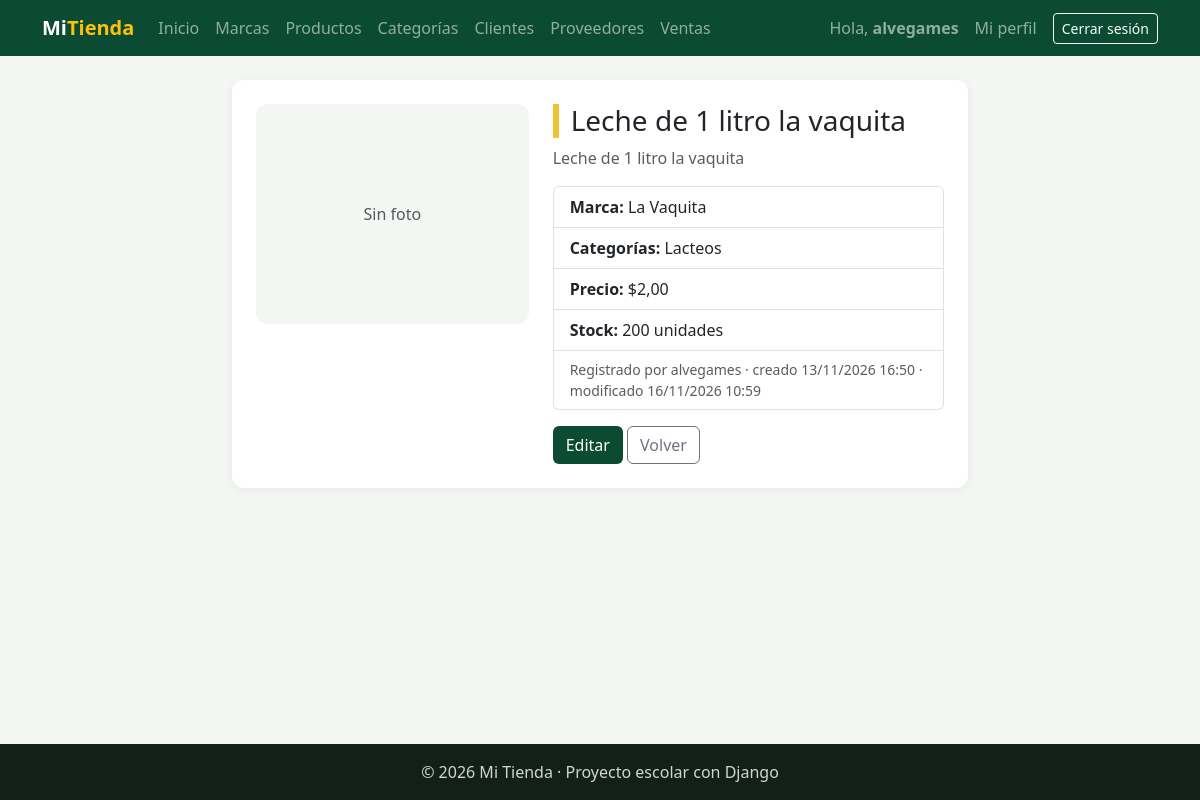
Page /facturacion/productos/2/ (signed in) on the earlier database version.
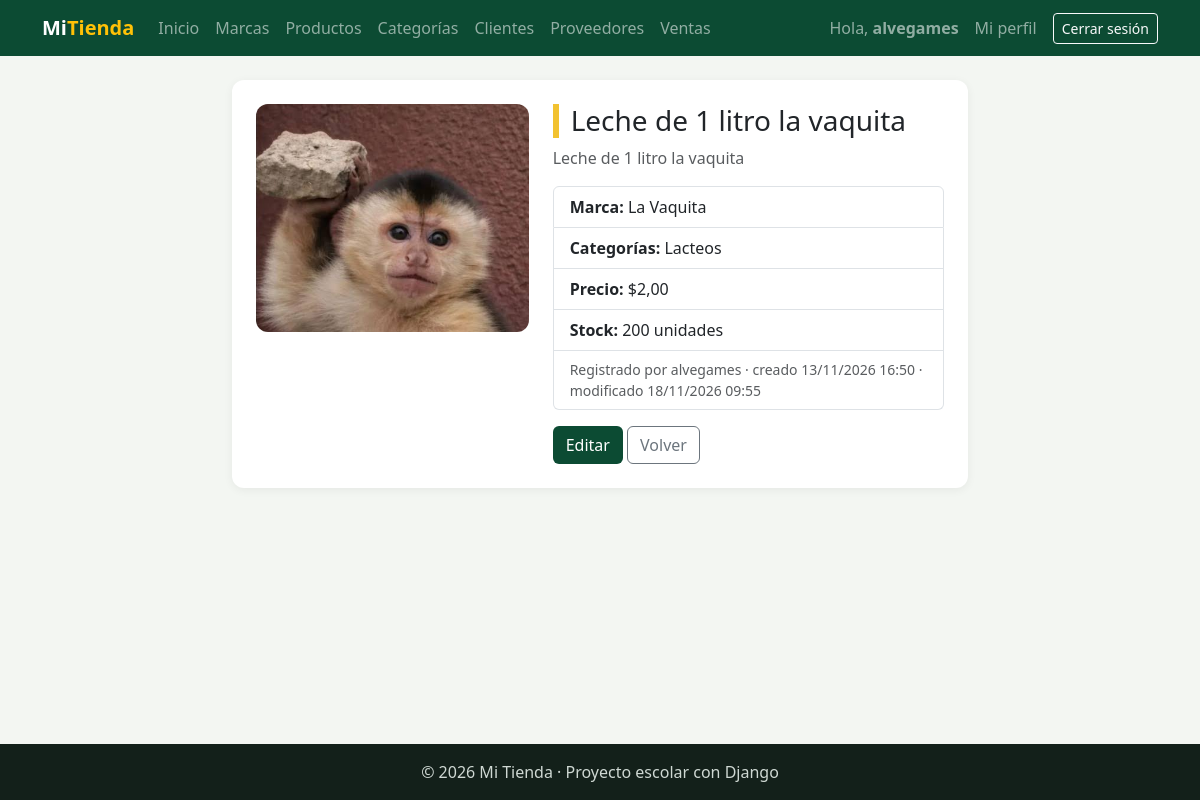
Same page on the later database version.
### facturacion/models.py (models this page shows, shortened)
class ModeloBase(models.Model):
    user = models.ForeignKey(                    # 1:N con User: un usuario registra muchos registros
        User,
        on_delete=models.SET_NULL,               # Si borran al usuario, el registro se queda con user vacío
        null=True,                               # SET_NULL necesita que la columna acepte NULL
        blank=True,
        editable=False,                          # No aparece en formularios: lo llena la VISTA, no la persona
        related_name="%(class)s_registrados",    # %(class)s = nombre del modelo → user.producto_registrados
        verbose_name="Registrado por",
    )
    fecha_creacion = models.DateTimeField("Fecha de creación", auto_now_add=True)   # Se llena sola al CREAR
    fecha_modificacion = models.DateTimeField("Última modificación", auto_now=True) # Se actualiza sola en CADA save()
    class Meta:
        abstract = True                          # ← LA CLAVE: modelo "molde", sin tabla propia

class Producto(ModeloBase):
    nombre = models.CharField(max_length=100)
    descripcion = models.TextField("Descripción", blank=True)
    precio = models.DecimalField(max_digits=10, decimal_places=2)    # Precio de VENTA actual
    stock = models.PositiveIntegerField(default=0)                   # Unidades en bodega (nunca negativo)
    imagen = models.ImageField(                  # NUEVO: guarda una FOTO
        upload_to="productos/",                  #   el archivo va a MEDIA_ROOT/productos/
        blank=True,                              #   la foto es opcional
    )                                            #   En la tabla solo se guarda el TEXTO de la ruta: "productos/a55.jpg"
    marca = models.ForeignKey(Marca, on_delete=models.PROTECT, related_name="productos")
    categorias = models.ManyToManyField(Categoria, related_name="productos", blank=True)
    activo = models.BooleanField(default=True)
    class Meta:
        verbose_name = "Producto"
        verbose_name_plural = "Productos"
        ordering = ["nombre"]

class Marca(ModeloBase):
    nombre = models.CharField(max_length=60, unique=True)
    pais_origen = models.CharField("País de origen", max_length=60, blank=True)
    activo = models.BooleanField(default=True)
    class Meta:
        verbose_name = "Marca"
        verbose_name_plural = "Marcas"
        ordering = ["nombre"]

### facturacion/views.py (the view)
# urls.py: path("productos/<int:pk>/", views.ProductoDetailView.as_view(), name="producto_detalle"),
class ProductoDetailView(LoginRequiredMixin, DetailView):  # VER UNO
    model = Producto
    template_name = "facturacion/producto_detalle.html"
    context_object_name = "producto"

### facturacion/templates/facturacion/producto_detalle.html (shortened to what this page needs)
{% extends "base.html" %}
{% block contenido %}
<div class="row justify-content-center">
    <div class="col-lg-8">
        <div class="tarjeta">
            <div class="row g-4">
                <div class="col-md-5">
                    {% if producto.imagen %}
                        <img src="{{ producto.imagen.url }}" alt="{{ producto.nombre }}" class="foto-grande">
                    {% else %}
                        <div class="foto-grande d-grid text-muted" style="place-items:center;height:220px">Sin foto</div>
                    {% endif %}
                </div>
                <div class="col-md-7">
                    <h1 class="h3 titulo-pagina">{{ producto.nombre }}</h1>
                    <p class="text-muted">{{ producto.descripcion|default:"Sin descripción." }}</p>
                    <ul class="list-group mb-3">
                        <li class="list-group-item"><b>Marca:</b> {{ producto.marca.nombre }}</li>
                        <li class="list-group-item"><b>Categorías:</b>
                            {% for c in producto.categorias.all %}{{ c.nombre }}{% if not forloop.last %}, {% endif %}{% empty %}—{% endfor %}</li>
                        <li class="list-group-item"><b>Precio:</b> ${{ producto.precio }}</li>
                        <li class="list-group-item"><b>Stock:</b> {{ producto.stock }} unidades</li>
                        <li class="list-group-item small text-muted">Registrado por {{ producto.user|default:"—" }} ·
                            creado {{ producto.fecha_creacion|date:"d/m/Y H:i" }} · modificado {{ producto.fecha_modificacion|date:"d/m/Y H:i" }}</li>
                    </ul>
                    <a href="{% url 'facturacion:producto_editar' producto.pk %}" class="btn btn-verde">Editar</a>
                    <a href="{% url 'facturacion:producto_lista' %}" class="btn btn-outline-secondary">Volver</a>
                </div>
            </div>
        </div>
    </div>
</div>
{% endblock %}

Differences in the rows shown:
changed Producto "Leche de 1 litro la vaquita": imagen: picture added; fecha_modificacion "16/11/2026 10:59" → "18/11/2026 09:55"
Other differences:
text no longer shown: "Sin foto"
